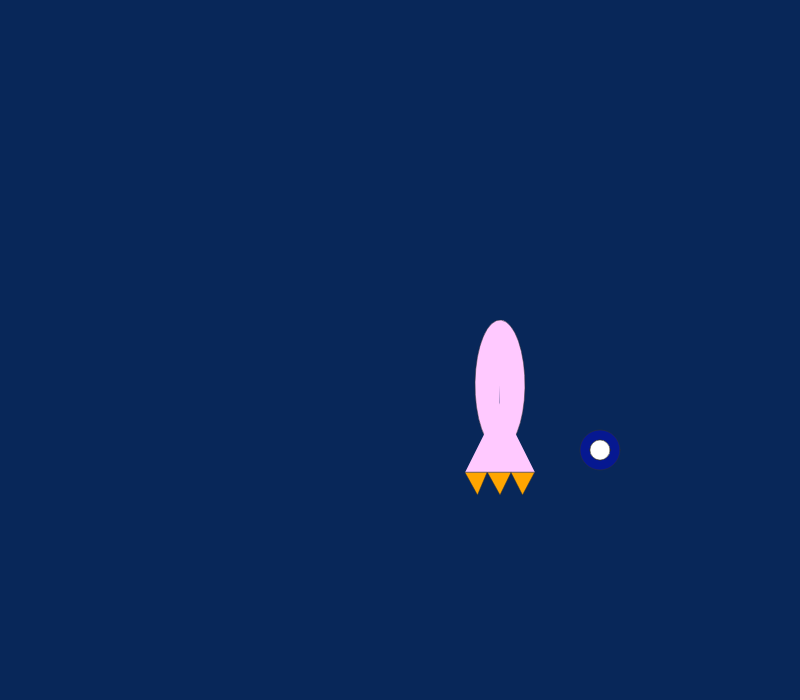
Frame 1 (no input)
Frame 60 (no input): identical to frame 1, image omitted
Frame 120 (the mouse pressed at the canvas centre since frame 60): identical to frame 1, image omitted

The p5.js sketch that drew this single still picture (run headless with seeded random() and noise() and a simulated clock; from frame 60 on, the mouse is pressed at the canvas centre):

// p5.js sketch
// ── sketch.js
//push code to github and send to mr. sasson for problems
//how to scale all planets individually
//testing
let stars = [];
let me;
let moon = [];
let planeta = [];
let planetb = [];
let planetc = [];
let planetd = [];
let planete = [];
let planetf = [];


function setup() {
  createCanvas(800, 700);
  me = new Rocket(width/2, 300, 3);
}

function draw(){
    background(8, 39, 89);

    me.draw();
    me.moveMe();

  if (frameCount % 75 == 0) {//star
      let  s = new Star(random(0,800), 10, 2);
      stars.push(s);
      console.log(stars);
    }

  for (let i = 0; i < stars.length; i++) {
          stars[i].moveStar();
          stars[i].disapearStar();
          if (stars[i].x >= me.x-10 && stars[i].x <= me.x+10 && stars[i].y > me.y-10 && stars[i].y < me.y+10){
                 stars.splice(i,1)
            }
    }

    if (frameCount % 200 == 0) {//planeta
        let  a = new Planeta(random(0,800), 0, 2);
        planeta.push(a);
        console.log(planeta);
      }

    for (let i = 0; i < planeta.length; i++) {
            planeta[i].movePlaneta();
      }

    if (frameCount % 300 == 0) {//planetb
          let  b = new Planetb(random(0,800), 5, 2);
          planetb.push(b);
          console.log(planetb);
        }

    for (let i = 0; i < planetb.length; i++) {
              planetb[i].movePlanetb();
        }

    if (frameCount % 350 == 0) {//planetc
              let  c = new Planetc(random(0,800), 5, 2);
              planetc.push(c);
              console.log(planetc);
            }

    for (let i = 0; i < planetc.length; i++) {
                  planetc[i].movePlanetc();
            }
    if (frameCount % 250 == 0) {//planetd
        let  d = new Planetd(random(0,800), 5, 2);
        planetd.push(d);
        console.log(planetd);
            }

    for (let i = 0; i < planetd.length; i++) {
        planetd[i].movePlanetd();
          }

    if (frameCount % 150 == 0) {//planete
    let  e = new Planete(random(0,800), 5, 2);
    planete.push(e);
    console.log(planete);
      }

    for (let i = 0; i < planete.length; i++) {
    planete[i].movePlanete();
        }

    if (frameCount % 300 == 0) {//planetf
      let  f = new Planetf(random(0,800), 5, 2);
      planetf.push(f);
      console.log(planetf);
        }

    for (let i = 0; i < planetf.length; i++) {
      planetf[i].movePlanetf();
          }

    drawThings(stars);
    drawThings(moon);
    drawThings(me);
    drawThings(planeta);
    drawThings(planetb);
    drawThings(planetc);
    drawThings(planetd);
    drawThings(planete);
    drawThings(planetf);
}

function drawThings(list) {
  for(let i = 0; i < list.length; i++ ){
    list[i].draw();
  }
}


class Rocket{
  constructor(x,y, speed){ //every avatar needs an x value, a y value, and a speed
        this.x = x;
        this.y = y;
        this.speed = speed;
  }

draw(){
  push()
  translate(this.x,this.y)
  scale(.5)
  strokeWeight(1);
  stroke(51);
  fill(6, 24, 145);
  ellipse(this.x,this.y,80);//window for avatar
  fill("white");
  ellipse(this.x,this.y,20); //body
  fill(255, 201, 255);
  arc(200, 170, 100, 260, 1.589, HALF_PI);//rocket
  //arc(50, 50, 80, 80, 0, PI + QUARTER_PI, CHORD);
  //arc(200, 100, 80, 80, -100, PI + QUARTER_PI, PIE);
  fill(255, 226, 201);
  ellipse(this.x,this.y,25);//head

  fill("white");
  ellipse(this.x,this.y,40);// window on rocket top
  ellipse(this.x,this.y,40); //window on rocket middle (last window is 6 lines lower)

  noStroke();
  fill(255, 201, 255);
  triangle(130, 345, 200, 205, 270, 345);//rocket jets
  strokeWeight(1);
  stroke(51);
  fill("white");
  ellipse(this.x,this.y,40);//window on rocket last

  fill("orange");
  triangle(130, 345, 155, 390, 174, 345);
  triangle(175, 345, 200, 390, 222, 345);
  triangle(222, 345, 245, 390, 269, 345);
  pop()
  }

moveMe(){
  if (keyIsDown(UP_ARROW)) { //if you hold the up arrow, move up by speed
     this.y -= this.speed;
  }


  if (keyIsDown(RIGHT_ARROW)){
    this.x += this.speed;
  }

  if (keyIsDown(LEFT_ARROW)){
    this.x -= this.speed;
  }
  }
}


class Star {

  constructor(x,y, speed){
		this.x = x;
    this.y = y;
    this.speed = speed;
	}

  draw(){
  push(0,0)
  scale(2.0)
  text("⭐",this.x, this.y);
  pop()
  }

  moveStar(){
    this.y = this.y+ this.speed;
}

  disapearStar(){

   }
}

class Moon{
  constructor(x,y, speed){
        this.x = x;
        this.y = y;
        this.speed = speed;
  }

  draw(){
    strokeWeight(0.0)
    fill(232, 230, 230)
    ellipse(this.x,this.y,200)
    fill(204, 198, 198)
    ellipse(this.x,this.y,55,60);//bottom left
    ellipse(this.x,this.y,20,50)//right
    ellipse(this.x,this.y,35)//top left
    ellipse(this.x,this.y,20)//bottom
    ellipse(this.x,this.y,30)//far bottom left
    ellipse(this.x,this.y,25)
  }

 moveMoon(){
     this.y = this.y+ this.speed;
  }
}

class Planeta{

  constructor(x,y, speed){
        this.x = x;
        this.y = y;
        this.speed = speed;
  }

  draw(){
    push()
    translate(this.x,this.y)
    strokeWeight(0.0)
    ellipse(this.x,this.y,250,50)
    fill(8, 39, 89)
    ellipse(this.x,this.y,230,30)
    fill(224, 141, 65)
    ellipse(this.x,this.y,175)
    pop()
}

  movePlaneta(){
    this.y = this.y+ this.speed;
  }
}

class Planetb{

  constructor(x,y, speed){
        this.x = x;
        this.y = y;
        this.speed = speed;
      }

  draw(){
  push()
  translate(this.x,this.y)
  scale(.5)
  fill("lavender");
  ellipse(this.x,this.y,200);
  fill("purple");
  ellipse(this.x,this.y,40,30);
  ellipse(this.x,this.y,40,30);
  pop()
  }
  movePlanetb(){
    this.y = this.y+ this.speed;
  }
}

class Planetc{
  constructor(x,y, speed){
          this.x = x;
          this.y = y;
          this.speed = speed;
        }

        draw(){
          push()
          translate(this.x,this.y)
          scale(.75)
          fill("crimson");
          ellipse(this.x,this.y,200);
          fill("pink");
          ellipse(this.x,this.y,100,40);
          ellipse(this.x,this.y,90,30);
          pop()
        }
        movePlanetc(){
          this.y = this.y+ this.speed;
        }
      }

class Planetd{

  constructor(x,y, speed){
        this.x = x;
        this.y = y;
        this.speed = speed;
  }

  draw(){
  translate(this.x,this.y)
  push()
  scale(.35)
  fill("turquoise");
  ellipse(this.x,this.y,200);
  fill("blue");
  ellipse(this.x,this.y,50,60);
  ellipse(this.x,this.y,80,40);
  ellipse(this.x,this.y,50)
  pop()
  }
  movePlanetd(){
    this.y = this.y+ this.speed;
  }
}

class Planete{

  constructor(x,y, speed){
        this.x = x;
        this.y = y;
        this.speed = speed;
  }

  draw(){
  translate(this.x,this.y)
  push()
  scale(.25)
  fill("yellow");
  ellipse(this.x,this.y,200);
  fill("gold");
  ellipse(this.x,this.y,50,40);
  ellipse(this.x,this.y,40,100);
  ellipse(this.x,this.y,50)
  pop()
  }

  movePlanete(){
    this.y = this.y+ this.speed;
  }
}

class Planetf{
  constructor(x,y, speed){
        this.x = x;
        this.y = y;
        this.speed = speed;
  }

  draw(){
  push()
  translate(this.x,this.y)
  fill("orange");
  ellipse(this.x,this.y,200);
  fill("yellow");
  ellipse(this.x,this.y,50,60);
  ellipse(this.x,this.y,80,40);
  ellipse(this.x,this.y,50)
  pop()
  }
  movePlanetf(){
    this.y = this.y+ this.speed;
  }
}
